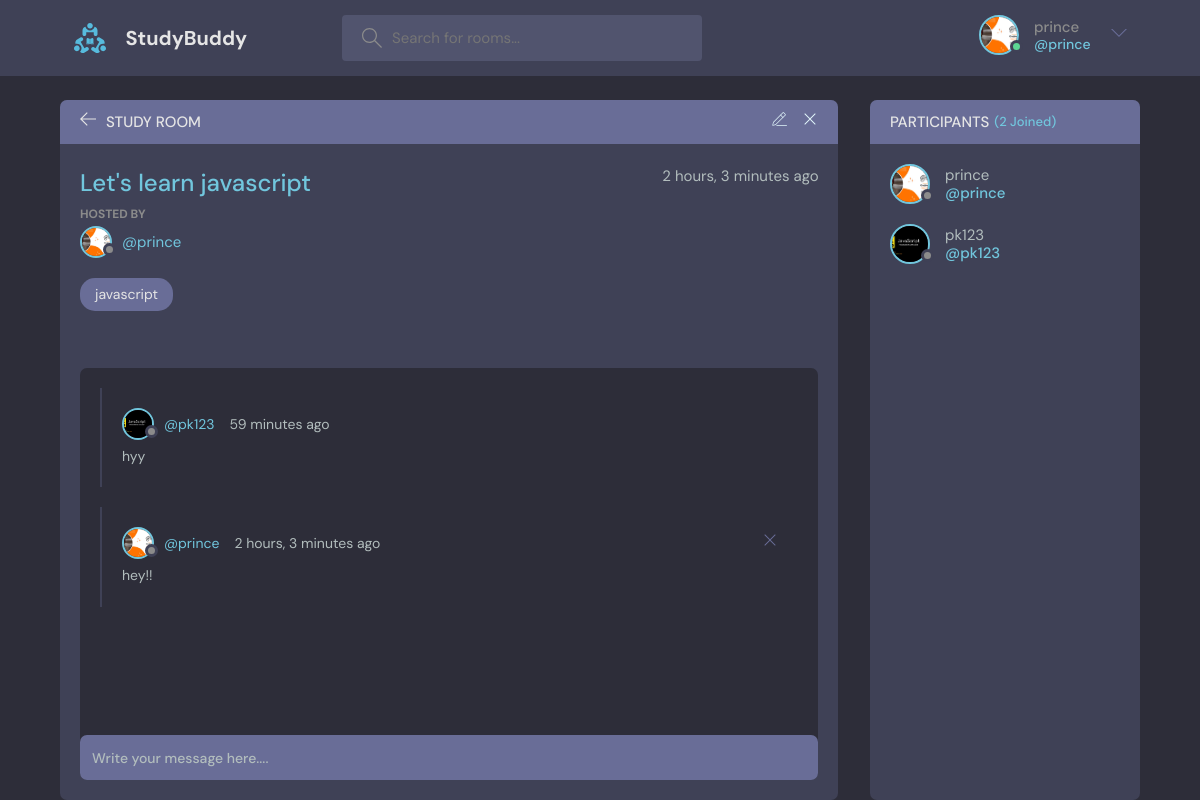
/room/1/ (signed in), run on the app's committed database.
### base/models.py (models this page shows, shortened)
class User(AbstractUser):
    name = models.CharField(max_length=200, null=True)
    email = models.EmailField(unique=True, null=True)
    bio=models.TextField(null=True)
    avatar=models.ImageField(null=True, default='avatar.svg')
    USERNAME_FIELD= 'email'
    REQUIRED_FIELDS = []

class Room(models.Model):
    host=models.ForeignKey(User, on_delete=models.SET_NULL, null=True )
    name = models.CharField(max_length=100)
    topic=models.ForeignKey(Topic, on_delete=models.CASCADE, null=True)
    participants=models.ManyToManyField(User, related_name='participants', blank=True)
    description = models.TextField(max_length=250)
    created_at = models.DateTimeField(auto_now_add=True)
    updated_at = models.DateTimeField(auto_now=True)
    class Meta:
        ordering = ['-created_at', 'updated_at']

class Topic(models.Model):
    name = models.CharField(max_length=100)

class Message(models.Model):
    user= models.ForeignKey(User, on_delete=models.SET_NULL, null=True)
    room = models.ForeignKey(Room, on_delete=models.CASCADE, null=True)
    body=models.TextField()
    created_at = models.DateTimeField(auto_now_add=True, null=True)
    class Meta:
        ordering = ['-created_at']

### base/views.py (the view, shortened to what this page needs)
# urls.py: path('room/', views.room),
def room(request, pk):
    room = Room.objects.get(id=pk)
    room_message= room.message_set.all().order_by('-created_at')
    participants= room.participants.all()
    context = {'room':room, 'room_message':room_message, 'participants':participants}
    return render(request, 'base/room.html', context)

### base/templates/base/room.html (shortened to what this page needs)
{% extends 'main.html' %}
{% block content %}
    <main class="profile-page layout layout--2">
      <div class="container">
        <div class="room">
          <div class="room__top">
            <div class="room__topLeft">
              <a href="{% url 'home' %}">
                <svg version="1.1" xmlns="http://www.w3.org/2000/svg" width="32" height="32" viewBox="0 0 32 32">
                  <title>arrow-left</title>
                  <path
                    d="M13.723 2.286l-13.723 13.714 13.719 13.714 1.616-1.611-10.96-10.96h27.625v-2.286h-27.625l10.965-10.965-1.616-1.607z"
                  ></path>
                </svg>
              </a>
              <h3>Study Room</h3>
            </div>
            {% if room.host == request.user %}
            <div class="room__topRight">
              <a href="{% url 'update-room' room.id %}">
              </a>
              <a href="{% url 'delete-room' room.id %}">
                <svg version="1.1" xmlns="http://www.w3.org/2000/svg" width="32" height="32" viewBox="0 0 32 32">
                  <title>remove</title>
                  <path
                    d="M27.314 6.019l-1.333-1.333-9.98 9.981-9.981-9.981-1.333 1.333 9.981 9.981-9.981 9.98 1.333 1.333 9.981-9.98 9.98 9.98 1.333-1.333-9.98-9.98 9.98-9.981z"
                  ></path>
                </svg>
              </a>
            </div>
            {% endif %}
          </div>
          <div class="room__box scroll">
            <div class="room__header scroll">
              <div class="room__info">
                <h3>{{room.name}}</h3>
                <span>{{room.created_at | timesince}} ago</span>
              </div>
              <div class="room__hosted">
                <p>Hosted By</p>
                <a href="{% url 'user-profile' room.host.id %}" class="room__author">
                  <div class="avatar avatar--small">
                    <img src="{{room.host.avatar.url}}" />
                  </div>
                  <span>@{{room.host.username}}</span>
                </a>
              </div>
              <span class="room__topics">{{room.topic.name}}</span>
            </div>
            <div class="room__conversation">
              <div class="threads scroll">
                {% for message in room_message %}
                <div class="thread">
                  <div class="thread__top">
                    <div class="thread__author">
                      <a href="#" class="thread__authorInfo">
                        <div class="avatar avatar--small">
                          <img src="{{message.user.avatar.url}}" />
                        </div>
                        <span>@{{message.user.username}}</span>
                      </a>
                      <span class="thread__date">{{message.created_at | timesince}} ago</span>
                    </div>
                    {% if request.user == message.user %}
                    <div class="thread__delete">
                      <a href="{% url 'delete-message' message.id %}">
                      <svg version="1.1" xmlns="http://www.w3.org/2000/svg" width="32" height="32" viewBox="0 0 32 32">
                        <title>remove</title>
                        <path
                          d="M27.314 6.019l-1.333-1.333-9.98 9.981-9.981-9.981-1.333 1.333 9.981 9.981-9.981 9.98 1.333 1.333 9.981-9.98 9.98 9.98 1.333-1.333-9.98-9.98 9.98-9.981z"
                        ></path>
                      </svg>
                    </a>
                    </div>
                    {% endif %}
                  </div>
                  <div class="thread__details">
                    {{message.body}}
                  </div>
                </div>
                {% endfor %}
              </div>
            </div>
          </div>
        {% if request.user.is_authenticated %}
          <div class="room__message">
            <form action="#" method="POST">
              <input type="text" name="body" placeholder="Write your message here....">
            </form>
          </div>
          {% endif %}
        </div>
        <div class="participants">
          <h3 class="participants__top">Participants <span>({{participants.all.count}} Joined)</span></h3>
          <div class="participants__list scroll">
            {% for user in participants %}
            <a href="profile.html" class="participant">
              <div class="avatar avatar--medium">
                <img src="{{user.avatar.url}}" alt="" />
              </div>
              <p>
                {{user.username}}
                <span>@{{user.username}}</span>
              </p>
            </a>
            {% endfor %}
          </div>
        </div>
      </div>
    </main>
{% endblock %}

### templates/navbar.html (shortened to what this page needs)
    {% load static %}
    <header class="header header--loggedIn">
      <div class="container">
        <a href="{% url 'home' %}" class="header__logo">
          <img src="{% static 'images/logo.svg' %}" alt=""/>
          <h1>StudyBuddy</h1>
        </a>
        <form class="header__search" action="{% url 'home' %}" method="GET" >
          <label>
            <input name="q" type="text" placeholder="Search for rooms..." />
          </label>
        </form>
        <nav class="header__menu">
          {% if request.user.is_authenticated %}
          <div class="header__user">
            <a href="{% url 'user-profile' user.id %}">
              <div class="avatar avatar--medium active">
                <img src="{{request.user.avatar.url}}" />
              </div>
              <p>{{request.user.username}} <span>@{{request.user.username}}</span></p>
            </a>
            <button class="dropdown-button" >
              <svg version="1.1" xmlns="http://www.w3.org/2000/svg" width="32" height="32" viewBox="0 0 32 32">
                <title>chevron-down</title>
                <path d="M16 21l-13-13h-3l16 16 16-16h-3l-13 13z"></path>
              </svg>
            </button>
          </div>
          {% else %}
          <a href="{% url 'login'  %}">
            <img src="{% static 'images/avatar.svg' %}" alt="" />
            <p>Login</p>
          </a>
          {% endif %}
        </nav>
      </div>
    </header>

### data on the page
User: user.avatar (picture), user.username "prince", avatar (picture), username "prince"
Room: name "Let's learn javascript", created_at "2 hours, 3 minutes", host.avatar (picture), host.username "prince", topic.name "javascript"
Message: user.avatar (picture), user.username "pk123", created_at "59 minutes", body "hyy"
Message: user.avatar (picture), user.username "prince", created_at "2 hours, 3 minutes", body "hey!!"
User: avatar (picture), username "pk123"

### other printed values
{{ participants.all.count }} "2"
